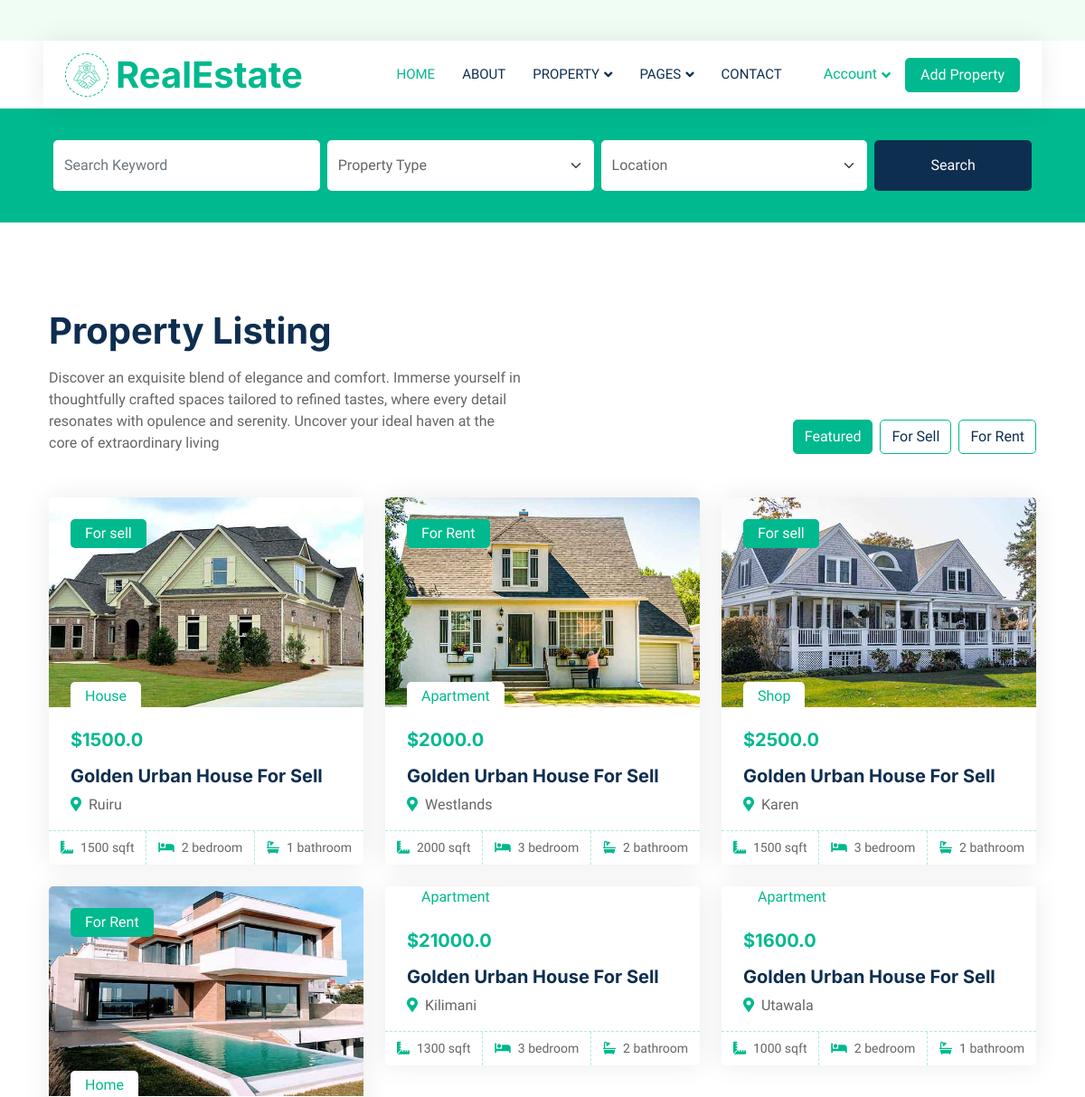
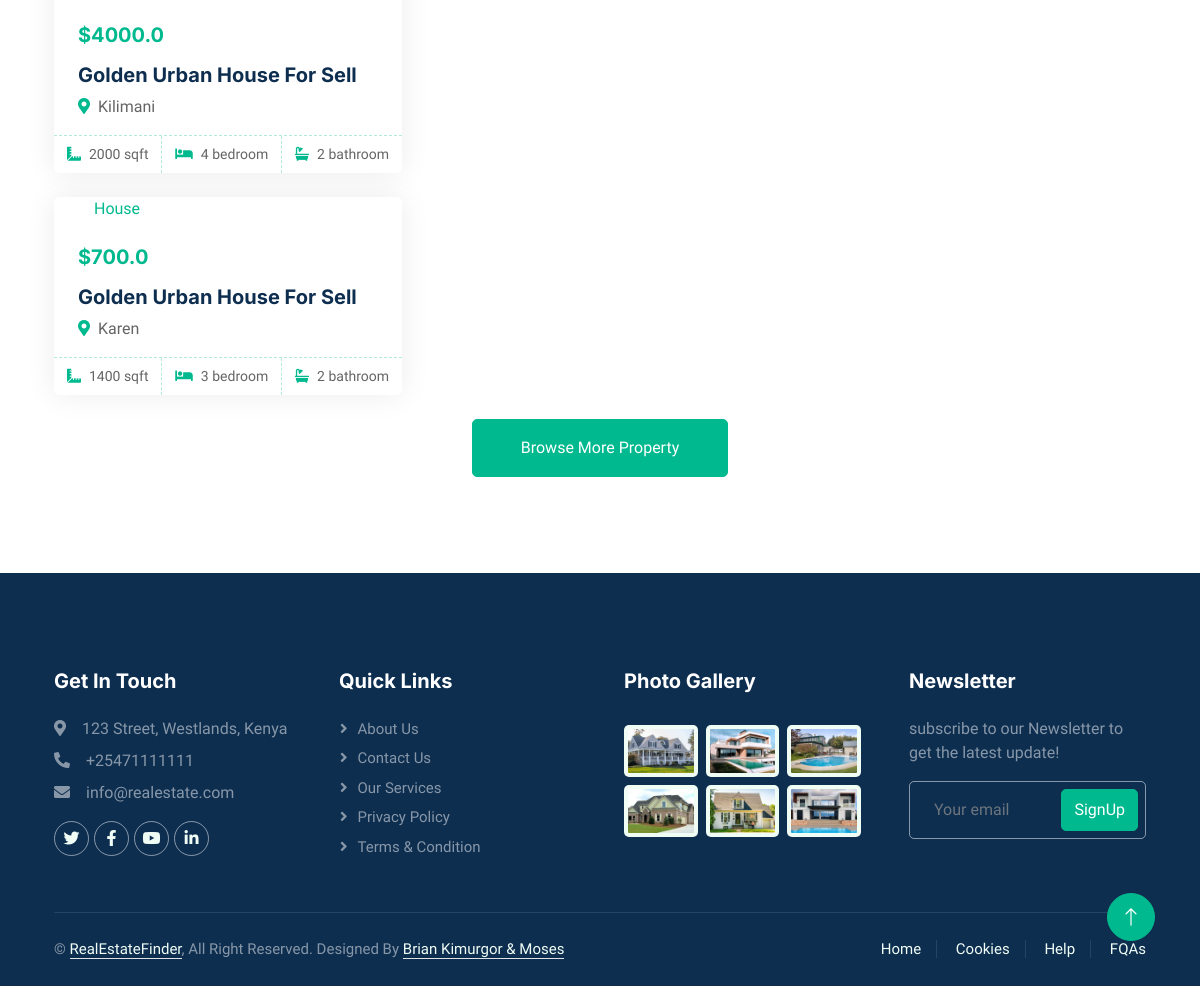
Page /property-list on the committed database (2 pictures, top to bottom).
### estate_finder/models.py (models this page shows, shortened)
class Property(db.Model):
    id = db.Column(db.Integer, primary_key=True)
    property_type_id = db.Column(db.Integer, db.ForeignKey('property_type.id'), nullable=False)
    location_id = db.Column(db.Integer, db.ForeignKey('location.id'), nullable=False)
    status = db.Column(db.String(12), nullable=False) # for sell or rent
    size_sqft = db.Column(db.Integer)
    bedrooms = db.Column(db.Integer, nullable=False)
    bathrooms = db.Column(db.Integer, nullable=False)
    price = db.Column(db.Float, nullable=False)
    property_img = db.Column(db.String(255), nullable=False, default="default.jpg")
    property_type = db.relationship('PropertyType', backref=db.backref('properties', lazy=True))
    location = db.relationship('Location', backref=db.backref('properties', lazy=True))

class PropertyType(db.Model):
    id = db.Column(db.Integer, primary_key=True)
    name = db.Column(db.String(255), nullable=False)
    def __repr__(self):
        return f"{self.name}"

class Location(db.Model):
    id = db.Column(db.Integer, primary_key=True)
    name = db.Column(db.String(255), nullable=False)
    def __repr__(self):
        return f"{self.name}"

### estate_finder/routes.py (the view)
@app.route('/property-list')
def property_list():
    properties = Property.query.all()
    return render_template('property-list.html', properties=properties)

### estate_finder/templates/property-list.html (shortened to what this page needs)
{% extends 'index.html' %}
{% block content %}
<div class="container-fluid bg-primary mb-5 wow fadeIn" data-wow-delay="0.1s" style="padding: 35px;">
    <div class="container">
        <div class="row g-2">
            <div class="col-md-10">
                <div class="row g-2">
                    <div class="col-md-4">
                        <input type="text" class="form-control border-0 py-3" placeholder="Search Keyword">
                    </div>
                    <div class="col-md-4">
                        <select class="form-select border-0 py-3">
                            <option selected>Property Type</option>
                        </select>
                    </div>
                    <div class="col-md-4">
                        <select class="form-select border-0 py-3">
                            <option selected>Location</option>
                        </select>
                    </div>
                </div>
            </div>
            <div class="col-md-2">
                <button class="btn btn-dark border-0 w-100 py-3">Search</button>
            </div>
        </div>
    </div>
</div>
<div class="container-xxl py-5">
    <div class="container">
        <div class="row g-0 gx-5 align-items-end">
            <div class="col-lg-6">
                <div class="text-start mx-auto mb-5 wow slideInLeft" data-wow-delay="0.1s">
                    <h1 class="mb-3">Property Listing</h1>
                    <p>Discover an exquisite blend of elegance and comfort. Immerse yourself in thoughtfully crafted spaces tailored to refined tastes, where every detail resonates with opulence and serenity.
                        Uncover your ideal haven at the core of extraordinary living</p>
                </div>
            </div>
            <div class="col-lg-6 text-start text-lg-end wow slideInRight" data-wow-delay="0.1s">
                <ul class="nav nav-pills d-inline-flex justify-content-end mb-5">
                    <li class="nav-item me-2">
                        <a class="btn btn-outline-primary active" data-bs-toggle="pill" href="#tab-1">Featured</a>
                    </li>
                    <li class="nav-item me-2">
                        <a class="btn btn-outline-primary" data-bs-toggle="pill" href="#tab-2">For Sell</a>
                    </li>
                    <li class="nav-item me-0">
                        <a class="btn btn-outline-primary" data-bs-toggle="pill" href="#tab-3">For Rent</a>
                    </li>
                </ul>
            </div>
        </div>
        <div class="tab-content">
            <div id="tab-1" class="tab-pane fade show p-0 active">
                <div class="row g-4">
                    {% for property in properties %}
                        <div class="col-lg-4 col-md-6 wow fadeInUp" data-wow-delay="0.1s">
                            <div class="property-item rounded overflow-hidden">
                                <div class="position-relative overflow-hidden">
                                    <a href=""><img class="img-fluid" src="{{ url_for('static', filename=property.property_img) }}" alt=""></a>
                                    <div class="bg-primary rounded text-white position-absolute start-0 top-0 m-4 py-1 px-3">{{ property.status }}</div>
                                    <div class="bg-white rounded-top text-primary position-absolute start-0 bottom-0 mx-4 pt-1 px-3">{{ property.property_type }}</div>
                                </div>
                                <div class="p-4 pb-0">
                                    <h5 class="text-primary mb-3">${{ property.price }}</h5>
                                    <a class="d-block h5 mb-2" href="">Golden Urban House For Sell</a>
                                    <p><i class="fa fa-map-marker-alt text-primary me-2"></i>{{ property.location }}</p>
                                </div>
                                <div class="d-flex border-top">
                                    <small class="flex-fill text-center border-end py-2"><i class="fa fa-ruler-combined text-primary me-2"></i>{{ property.size_sqft }} sqft</small>
                                    <small class="flex-fill text-center border-end py-2"><i class="fa fa-bed text-primary me-2"></i>{{ property.bedrooms }} bedroom</small>
                                    <small class="flex-fill text-center py-2"><i class="fa fa-bath text-primary me-2"></i>{{ property.bathrooms }} bathroom</small>
                                </div>
                            </div>
                        </div>
                    {% endfor %}
                    <div class="col-12 text-center wow fadeInUp" data-wow-delay="0.1s">
                        <a class="btn btn-primary py-3 px-5" href="">Browse More Property</a>
                    </div>
                </div>
            </div>
        </div>
    </div>
</div>
{% endblock %}

### estate_finder/templates/index.html (shortened to what this page needs)
<!DOCTYPE html>
<html lang="en">
<head>
    <link href="https://cdnjs.cloudflare.com/ajax/libs/font-awesome/5.10.0/css/all.min.css" rel="stylesheet">
    <link href="https://cdn.jsdelivr.net/npm/bootstrap-icons@1.4.1/font/bootstrap-icons.css" rel="stylesheet">
    <link href="https://cdn.jsdelivr.net/npm/bootstrap@5.3.2/dist/css/bootstrap.min.css" rel="stylesheet">
    <link href="{{url_for('static',filename='lib/animate/animate.min.css')}}" rel="stylesheet">
    <link href="{{url_for('static',filename='lib/owlcarousel/assets/owl.carousel.min.css')}}" rel="stylesheet">    <link href="https://cdn.jsdelivr.net/npm/bootstrap@5.3.2/dist/css/bootstrap.min.css" rel="stylesheet">
    <link href="{{url_for('static',filename='css/bootstrap.min.css')}}" rel="stylesheet">
    <link href="{{url_for('static',filename='css/style.css')}}" rel="stylesheet">
</head>
<body>
    <div class="container-xxl bg-white p-0">
        <div class="container-fluid nav-bar bg-transparent">
            <nav class="navbar navbar-expand-lg bg-white navbar-light py-0 px-4">
                <a href="{{ url_for('home') }}" class="navbar-brand d-flex align-items-center text-center">
                    <div class="icon p-2 me-2">
                        <img class="img-fluid" src="{{url_for('static', filename='img/icon-deal.png')}}" alt="Icon" style="width: 30px; height: 30px;">
                    </div>
                    <h1 class="m-0 text-primary">RealEstate</h1>
                </a>
                <div class="collapse navbar-collapse" id="navbarCollapse">
                    <div class="navbar-nav ms-auto">
                        <a href="{{ url_for('home') }}" class="nav-item nav-link active">Home</a>
                        <a href="{{ url_for('about') }}" class="nav-item nav-link">About</a>
                        <div class="nav-item dropdown">
                            <a href="#" class="nav-link dropdown-toggle" data-bs-toggle="dropdown">Property</a>
                        </div>
                        <div class="nav-item dropdown">
                            <a href="#" class="nav-link dropdown-toggle" data-bs-toggle="dropdown">Pages</a>
                        </div>
                        <a href="{{ url_for('contact') }}" class="nav-item nav-link">Contact</a>
                    </div>
                    <div class="nav-item dropdown">
                        <a href="#" class="nav-link dropdown-toggle" data-bs-toggle="dropdown">Account</a>
                    </div>
                    <a href="{{ url_for('add_property') }}" class="btn btn-primary px-3 d-none d-lg-flex">Add Property</a>
                </div>
            </nav>
        </div>
        {% block content %}
        {% endblock %}
        <div class="container-fluid bg-dark text-white-50 footer pt-5 mt-5 wow fadeIn" data-wow-delay="0.1s">
            <div class="container py-5">
                <div class="row g-5">
                    <div class="col-lg-3 col-md-6">
                        <h5 class="text-white mb-4">Get In Touch</h5>
                        <p class="mb-2"><i class="fa fa-map-marker-alt me-3"></i>123 Street, Westlands, Kenya</p>
                        <p class="mb-2"><i class="fa fa-phone-alt me-3"></i>+25471111111</p>
                        <p class="mb-2"><i class="fa fa-envelope me-3"></i>info@realestate.com</p>
                        <div class="d-flex pt-2">
                            <a class="btn btn-outline-light btn-social" href=""><i class="fab fa-twitter"></i></a>
                            <a class="btn btn-outline-light btn-social" href=""><i class="fab fa-facebook-f"></i></a>
                            <a class="btn btn-outline-light btn-social" href=""><i class="fab fa-youtube"></i></a>
                            <a class="btn btn-outline-light btn-social" href=""><i class="fab fa-linkedin-in"></i></a>
                        </div>
                    </div>
                    <div class="col-lg-3 col-md-6">
                        <h5 class="text-white mb-4">Quick Links</h5>
                        <a class="btn btn-link text-white-50" href="">About Us</a>
                        <a class="btn btn-link text-white-50" href="">Contact Us</a>
                        <a class="btn btn-link text-white-50" href="">Our Services</a>
                        <a class="btn btn-link text-white-50" href="">Privacy Policy</a>
                        <a class="btn btn-link text-white-50" href="">Terms & Condition</a>
                    </div>
                    <div class="col-lg-3 col-md-6">
                        <h5 class="text-white mb-4">Photo Gallery</h5>
                        <div class="row g-2 pt-2">
                            <div class="col-4">
                                <img class="img-fluid rounded bg-light p-1" src="{{ url_for('static', filename='img/property-1.jpg') }}" alt="">
                            </div>
                            <div class="col-4">
                                <img class="img-fluid rounded bg-light p-1" src="{{ url_for('static', filename='img/property-2.jpg') }}" alt="">
                            </div>
                            <div class="col-4">
                                <img class="img-fluid rounded bg-light p-1" src="{{ url_for('static', filename='img/property-3.jpg') }}" alt="">
                            </div>
                            <div class="col-4">
                                <img class="img-fluid rounded bg-light p-1" src="{{ url_for('static', filename='img/property-4.jpg') }}" alt="">
                            </div>
                            <div class="col-4">
                                <img class="img-fluid rounded bg-light p-1" src="{{ url_for('static', filename='img/property-5.jpg') }}" alt="">
                            </div>
                            <div class="col-4">
                                <img class="img-fluid rounded bg-light p-1" src="{{ url_for('static', filename='img/property-6.jpg') }}" alt="">
                            </div>
                        </div>
                    </div>
                    <div class="col-lg-3 col-md-6">
                        <h5 class="text-white mb-4">Newsletter</h5>
                        <p>subscribe to our Newsletter to get the latest update!</p>
                        <div class="position-relative mx-auto" style="max-width: 400px;">
                            <input class="form-control bg-transparent w-100 py-3 ps-4 pe-5" type="text" placeholder="Your email">
                            <button type="button" class="btn btn-primary py-2 position-absolute top-0 end-0 mt-2 me-2">SignUp</button>
                        </div>
                    </div>
                </div>
            </div>
            <div class="container">
                <div class="copyright">
                    <div class="row">
                        <div class="col-md-6 text-center text-md-start mb-3 mb-md-0">
                            &copy; <a class="border-bottom" href="#">RealEstateFinder</a>, All Right Reserved.
                            Designed By <a class="border-bottom" href="https://htmlcodex.com">Brian Kimurgor & Moses</a>
                        </div>
                        <div class="col-md-6 text-center text-md-end">
                            <div class="footer-menu">
                                <a href="">Home</a>
                                <a href="">Cookies</a>
                                <a href="">Help</a>
                                <a href="">FQAs</a>
                            </div>
                        </div>
                    </div>
                </div>
            </div>
        </div>
        <a href="#" class="btn btn-lg btn-primary btn-lg-square back-to-top"><i class="bi bi-arrow-up"></i></a>
    </div>
</body>
</html>

### rows in the picture
Property: property_img (picture), status "For sell", property_type "House", price "1500.0", location "Ruiru", size_sqft "1500", bedrooms "2", bathrooms "1"
Property: property_img (picture), status "For Rent", property_type "Apartment", price "2000.0", location "Westlands", size_sqft "2000", bedrooms "3", bathrooms "2"
Property: property_img (picture), status "For sell", property_type "Shop", price "2500.0", location "Karen", size_sqft "1500", bedrooms "3", bathrooms "2"
Property: property_img (picture), status "For Rent", property_type "Home", price "4000.0", location "Kilimani", size_sqft "2000", bedrooms "4", bathrooms "2"
Property: property_type "Apartment", price "21000.0", location "Kilimani", size_sqft "1300", bedrooms "3", bathrooms "2"
Property: property_type "Apartment", price "1600.0", location "Utawala", size_sqft "1000", bedrooms "2", bathrooms "1"
Property: property_type "House", price "700.0", location "Karen", size_sqft "1400", bedrooms "3", bathrooms "2"
